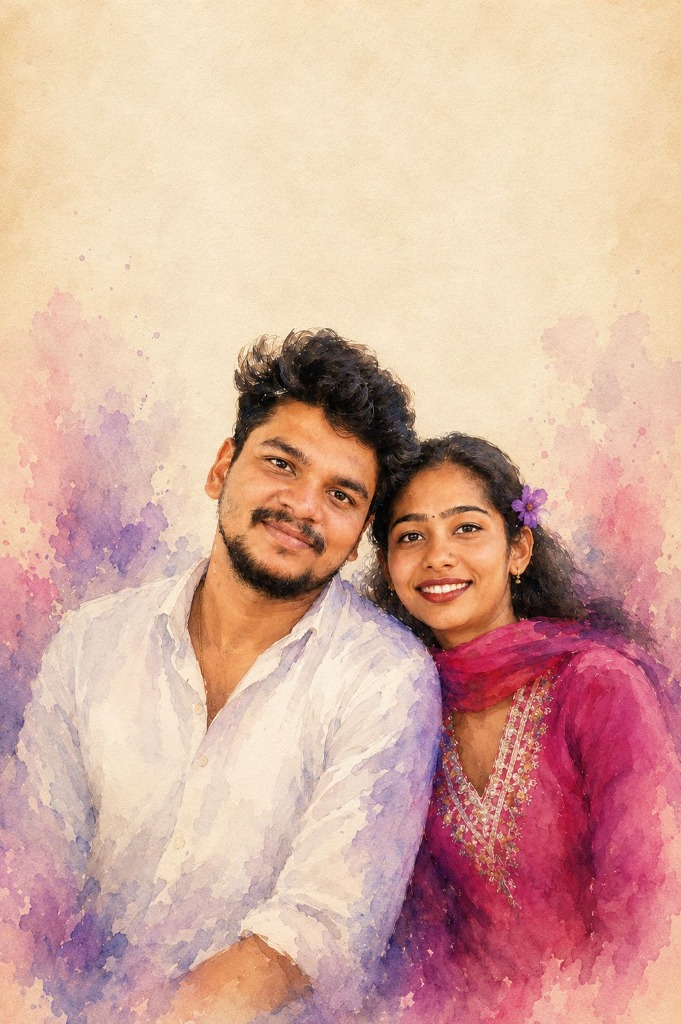
#> input picture photos_raw/watercolor.jpg, 681 x 1024 px
$ python update_photos_v2.py
#> lines starting #> are read from the running program, lines starting #| are printed output that depends on the picture
#!/usr/bin/env python3
import sys
sys.path.insert(0, '/Users/rameesr/Library/Python/3.9/lib/python/site-packages')
from PIL import Image, ImageEnhance, ImageFilter, ImageOps, ImageDraw, ImageFont
import math
import os

print("Updating photos with new user assignments...")

def apply_warm_tone(img, r_boost=1.05, g_boost=1.02, b_reduce=0.95):
    r, g, b = img.split()
    r = r.point(lambda i: min(255, int(i * r_boost)))
    g = g.point(lambda i: min(255, int(i * g_boost)))
    b = b.point(lambda i: min(255, int(i * b_reduce)))
    return Image.merge('RGB', (r, g, b))

def enhance_photo(img, color=1.08, contrast=1.06, brightness=1.02, sharpness=1.15):
    if color != 1.0:
        img = ImageEnhance.Color(img).enhance(color)
    if brightness != 1.0:
        img = ImageEnhance.Brightness(img).enhance(brightness)
    if contrast != 1.0:
        img = ImageEnhance.Contrast(img).enhance(contrast)
    if sharpness != 1.0:
        img = ImageEnhance.Sharpness(img).enhance(sharpness)
    return img

def apply_vignette(img, intensity=0.35, roundness=1.0):
    w, h = img.size
    vw, vh = int(w / 4), int(h / 4)
    vmask = Image.new('L', (vw, vh), 255)
    vcx, vcy = vw / 2, vh / 2
    vmax = math.sqrt(vcx**2 + vcy**2)
    pixels = vmask.load()
    for y in range(vh):
        for x in range(vw):
            dx = (x - vcx)
            dy = (y - vcy) / roundness
            d = math.sqrt(dx*dx + dy*dy) / vmax
            if d > 0.4:
                factor = 1.0 - ((d - 0.4) / 0.6) * intensity
                factor = max(0.0, min(1.0, factor))
                pixels[x, y] = int(255 * factor)
            else:
                pixels[x, y] = 255
    vmask = vmask.resize((w, h), Image.Resampling.BILINEAR)
    black = Image.new('RGB', (w, h), (18, 22, 16))
    return Image.composite(img, black, vmask)

# -------------------------------------------------------------
# 1. HERO.JPG -> WATERCOLOR ARTWORK (as requested: "front pageil ee image")
# -------------------------------------------------------------
print("1. Creating assets/hero.jpg from watercolor artwork...")
im_water = Image.open('photos_raw/watercolor.jpg').convert('RGB')
#> im_water is the input picture: PIL image 681x1024 RGB; mean R, G, B 214.9, 173.2, 158.2
ww, wh = im_water.size
#> ww = 681; wh = 1024

# Target 1200 x 1600 (3:4 ratio)
# Sanooj & Sneja are centered with watercolor splashes around
target_w, target_h = 1200, 1600
# Resize proportionally
im_hero = im_water.resize((target_w, target_h), Image.Resampling.LANCZOS)
im_hero = enhance_photo(im_hero, color=1.08, contrast=1.06, brightness=1.02, sharpness=1.2)

# Add bottom gradient overlay so hero names ("Sanooj & Sneja") have great readability
grad = Image.new('RGBA', (target_w, target_h), (0, 0, 0, 0))
#> grad: PIL image 1200x1600 RGBA; every value is 0
gdraw = ImageDraw.Draw(grad)

# Soft darkening starting below their faces (from y=62% downwards)
start_y = int(target_h * 0.60)
for y in range(start_y, target_h):
    ratio = max(0.0, min(1.0, (y - start_y) / (target_h - start_y)))
    alpha = int(215 * (ratio ** 1.3))
    gdraw.line([(0, y), (target_w, y)], fill=(22, 28, 20, alpha))

# Very subtle top gradient (for any header/verse)
top_y = int(target_h * 0.22)
for y in range(0, top_y):
    ratio = max(0.0, min(1.0, (top_y - y) / top_y))
    alpha = int(95 * (ratio ** 1.2))
    gdraw.line([(0, y), (target_w, y)], fill=(20, 26, 18, alpha))

im_hero.paste(grad, (0, 0), grad)
im_hero.save('assets/hero.jpg', 'JPEG', quality=95)
print("Saved assets/hero.jpg")

# -------------------------------------------------------------
# 2. GALLERY-4.JPG -> SUNSET OUTDOOR (as requested: "Tap to revel")
# -------------------------------------------------------------
print("2. Creating assets/gallery-4.jpg from sunset outdoor photoshoot...")
im_sunset = Image.open('photos_raw/sunset_outdoor.jpg').convert('RGB')
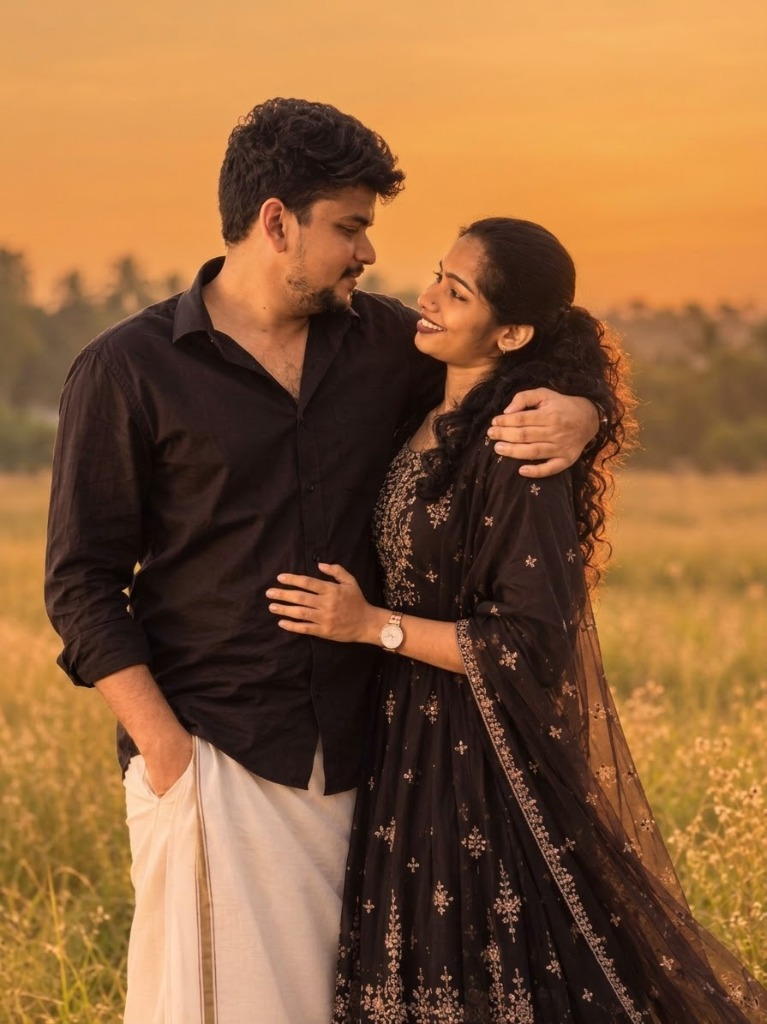
#> input picture photos_raw/sunset_outdoor.jpg, 767 x 1024 px
#> im_sunset is the input picture: PIL image 767x1024 RGB; mean R, G, B 140.1, 96.1, 58.2
sw, sh = im_sunset.size
#> sw = 767; sh = 1024

# Target 900 x 1200 (exact 3:4 aspect ratio for .couple-photo)
# Crop centered on both from thigh up, keeping the warm sky and rim lighting
target_ratio = 3.0 / 4.0
curr_ratio = sw / sh
#> curr_ratio = 0.749
if curr_ratio > target_ratio:
    crop_w = int(sh * target_ratio)
    left = int((sw - crop_w) * 0.5)
    im_sunset_crop = im_sunset.crop((left, 0, left + crop_w, sh))
else:
    crop_h = int(sw / target_ratio)
#> crop_h = 1022
    top = int((sh - crop_h) * 0.25) # keep head and upper body
#> top = 0
    im_sunset_crop = im_sunset.crop((0, top, sw, top + crop_h))

im_sunset_out = im_sunset_crop.resize((900, 1200), Image.Resampling.LANCZOS)
im_sunset_out = apply_warm_tone(im_sunset_out, r_boost=1.06, g_boost=1.02, b_reduce=0.94)
im_sunset_out = enhance_photo(im_sunset_out, color=1.12, contrast=1.08, brightness=1.03, sharpness=1.2)
im_sunset_out.save('assets/gallery-4.jpg', 'JPEG', quality=95)
print("Saved assets/gallery-4.jpg (Tap to reveal)")

# -------------------------------------------------------------
# 3. GALLERY-1.JPG -> TRADITIONAL KASAVU TEMPLE
# -------------------------------------------------------------
print("3. Updating assets/gallery-1.jpg with traditional kasavu temple photo...")
im_temple = Image.open('photos_raw/temple_traditional.jpg').convert('RGB')
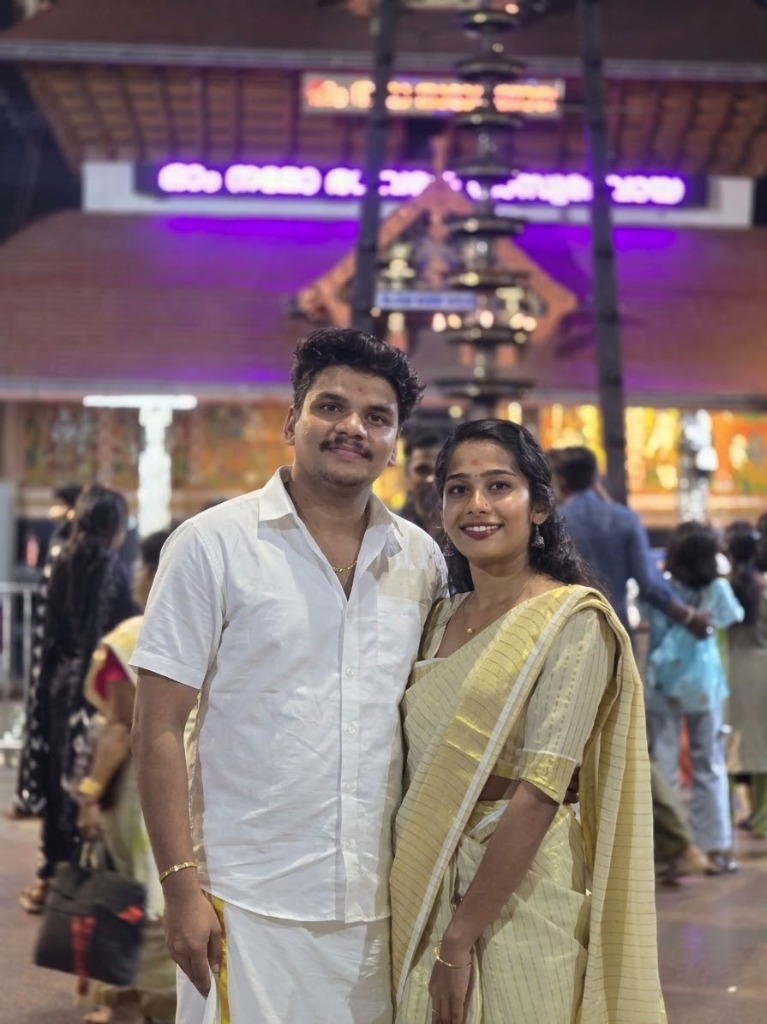
#> input picture photos_raw/temple_traditional.jpg, 767 x 1024 px
#> im_temple is the input picture: PIL image 767x1024 RGB; mean R, G, B 126.8, 107.6, 112.7
tw, th = im_temple.size
#> tw = 767; th = 1024

# Wide banner crop (1200 x 660)
crop_top = int(th * 0.12)
#> crop_top = 122
crop_bottom = int(th * 0.76)
#> crop_bottom = 778
crop_h = crop_bottom - crop_top
#> crop_h = 656
crop_w = int(crop_h * 1.8)
#> crop_w = 1180
crop_left = max(0, int((tw - crop_w) * 0.5))
#> crop_left = 0
crop_right = min(tw, crop_left + crop_w)
#> crop_right = 767

im_temple_crop = im_temple.crop((crop_left, crop_top, crop_right, crop_bottom))
im_temple_out = im_temple_crop.resize((1200, 660), Image.Resampling.LANCZOS)
im_temple_out = apply_warm_tone(im_temple_out, r_boost=1.06, g_boost=1.02, b_reduce=0.94)
im_temple_out = enhance_photo(im_temple_out, color=1.10, contrast=1.06, brightness=1.02, sharpness=1.18)
im_temple_out = apply_vignette(im_temple_out, intensity=0.30)
#> in apply_vignette, `vmask = Image.new('L', (vw, vh), 255)`: vmask: PIL image 300x165 L; every value is 255
im_temple_out.save('assets/gallery-1.jpg', 'JPEG', quality=94)
print("Saved assets/gallery-1.jpg")

# -------------------------------------------------------------
# 4. OG.JPG -> UPDATE WITH SUNSET OUTDOOR OR WATERCOLOR
# -------------------------------------------------------------
print("4. Updating og.jpg with new couple photo...")
og_canvas = Image.new('RGB', (1200, 630), (250, 247, 242))
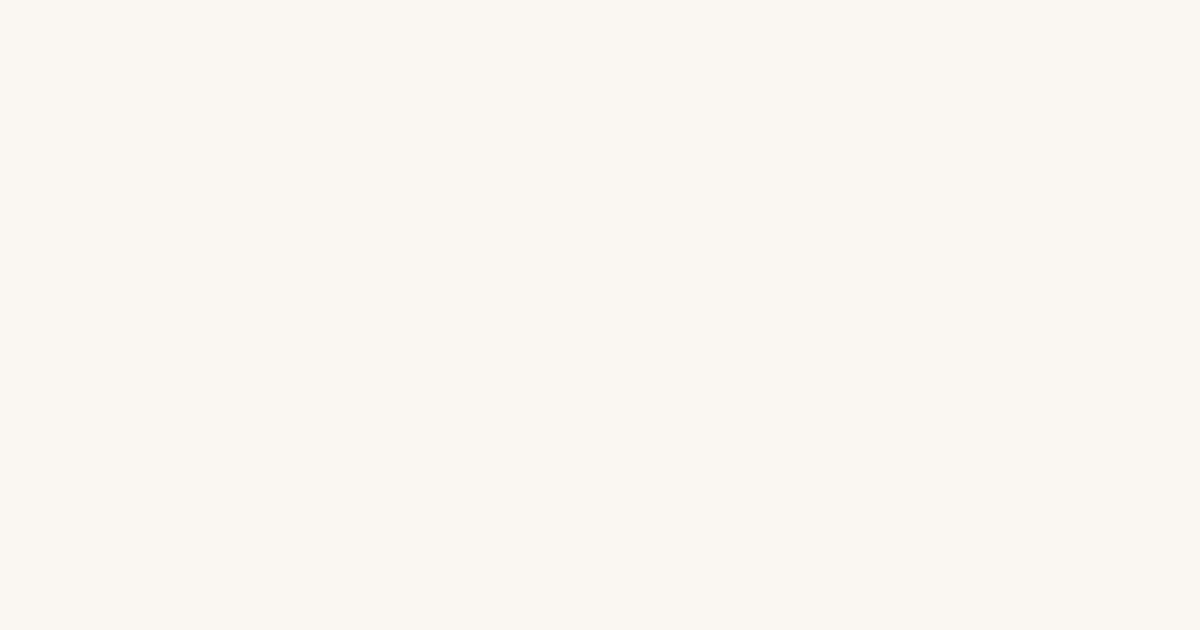
#> og_canvas: PIL image 1200x630 RGB; mean R, G, B 250, 247, 242

og_photo = Image.open('photos_raw/sunset_outdoor.jpg').convert('RGB')
pw, ph = og_photo.size
pcrop = og_photo.crop((int(pw * 0.05), int(ph * 0.08), int(pw * 0.95), int(ph * 0.85)))
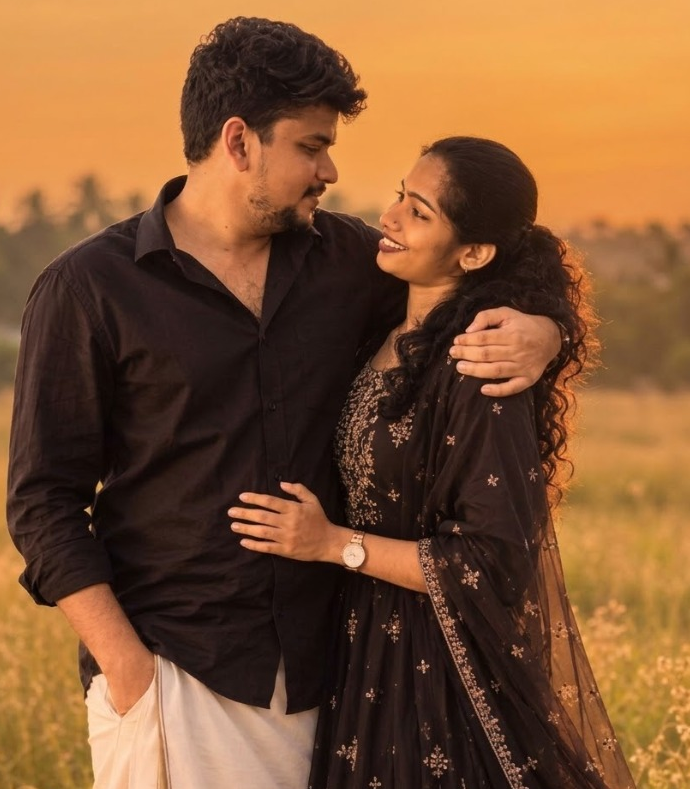
#> pcrop: PIL image 690x789 RGB; mean R, G, B 127.2, 84.8, 51.4
pcrop = pcrop.resize((560, 630), Image.Resampling.LANCZOS)
#> pcrop: PIL image 560x630 RGB
pcrop = apply_warm_tone(pcrop, r_boost=1.06, g_boost=1.02, b_reduce=0.94)
#> call 3 of apply_warm_tone, with r_boost = 1.06, g_boost = 1.02, b_reduce = 0.94
#> in apply_warm_tone (call 3), `r, g, b = img.split()`:
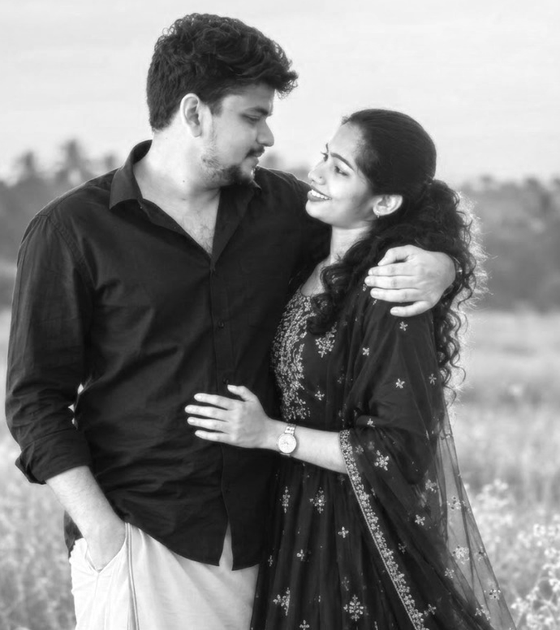
#> r: PIL image 560x630 L; min 7, max 255, mean 127.2
#> in apply_warm_tone (call 3), `r, g, b = img.split()`:
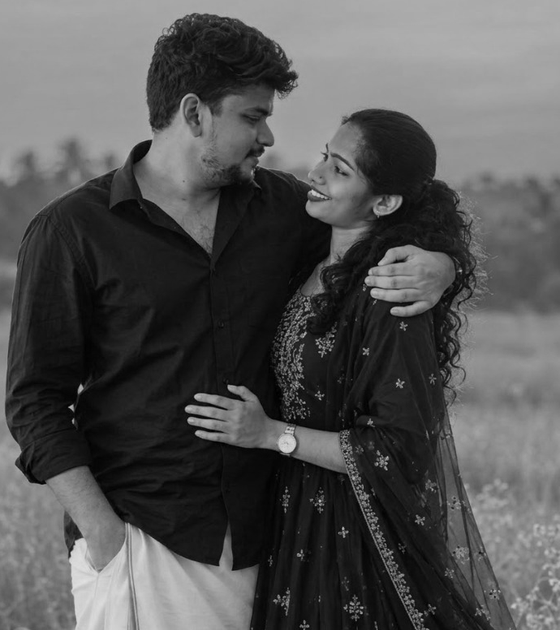
#> g: PIL image 560x630 L; min 0, max 226, mean 84.8
#> in apply_warm_tone (call 3), `r, g, b = img.split()`:
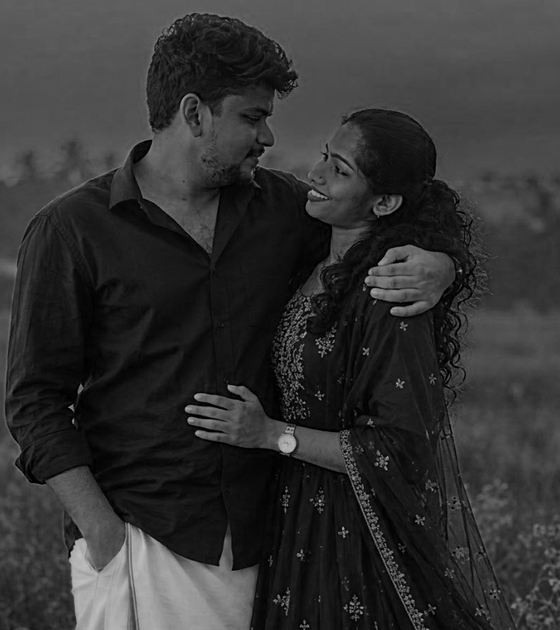
#> b: PIL image 560x630 L; min 0, max 193, mean 51.4
pcrop = enhance_photo(pcrop, color=1.12, contrast=1.08, brightness=1.03, sharpness=1.2)

fade_width = 120
alpha_mask = Image.new('L', (560, 630), 255)
for x in range(560 - fade_width, 560):
    val = int(255 * (1.0 - (x - (560 - fade_width)) / fade_width))
    for y in range(630):
        alpha_mask.putpixel((x, y), val)

og_canvas.paste(pcrop, (0, 0), alpha_mask)

draw = ImageDraw.Draw(og_canvas)
draw.rectangle([(20, 20), (1180, 610)], outline=(192, 155, 90), width=2)
draw.rectangle([(26, 26), (1174, 604)], outline=(225, 218, 204), width=1)

font_title, font_sub, font_names, font_date = None, None, None, None
for p in ["/System/Library/Fonts/Supplemental/Georgia.ttf", "/System/Library/Fonts/Supplemental/Times New Roman.ttf", "/System/Library/Fonts/Times.ttc"]:
    if os.path.exists(p):
        try:
            font_title = ImageFont.truetype(p, 24)
            font_names = ImageFont.truetype(p, 58)
            font_sub = ImageFont.truetype(p, 22)
            font_date = ImageFont.truetype(p, 26)
            break
        except Exception:
            pass

if not font_title:
    font_title = ImageFont.load_default()
    font_names = ImageFont.load_default()
    font_sub = ImageFont.load_default()
    font_date = ImageFont.load_default()

rx = 620
draw.text((rx + 40, 120), "WEDDING INVITATION", fill=(61, 82, 48), font=font_title)
draw.line([(rx + 40, 165), (rx + 160, 165)], fill=(192, 155, 90), width=2)
draw.text((rx + 40, 195), "Sanooj & Sneja", fill=(30, 36, 32), font=font_names)
draw.text((rx + 40, 290), "Monday, December 28, 2026", fill=(192, 155, 90), font=font_date)
draw.text((rx + 40, 335), "Muhurtham: 11:45 AM – 12:30 PM", fill=(90, 99, 88), font=font_sub)
draw.line([(rx + 40, 390), (rx + 480, 390)], fill=(225, 218, 204), width=1)
draw.text((rx + 40, 420), "Sree Sundareswara Temple", fill=(45, 55, 40), font=font_sub)
draw.text((rx + 40, 455), "Talap, Kannur", fill=(90, 99, 88), font=font_sub)
draw.text((rx + 40, 515), "Reception to follow · Kannur & Vatakara", fill=(140, 155, 126), font=font_sub)

og_canvas.save('og.jpg', 'JPEG', quality=95)
print("Saved og.jpg")

print("All updates completed successfully!")
